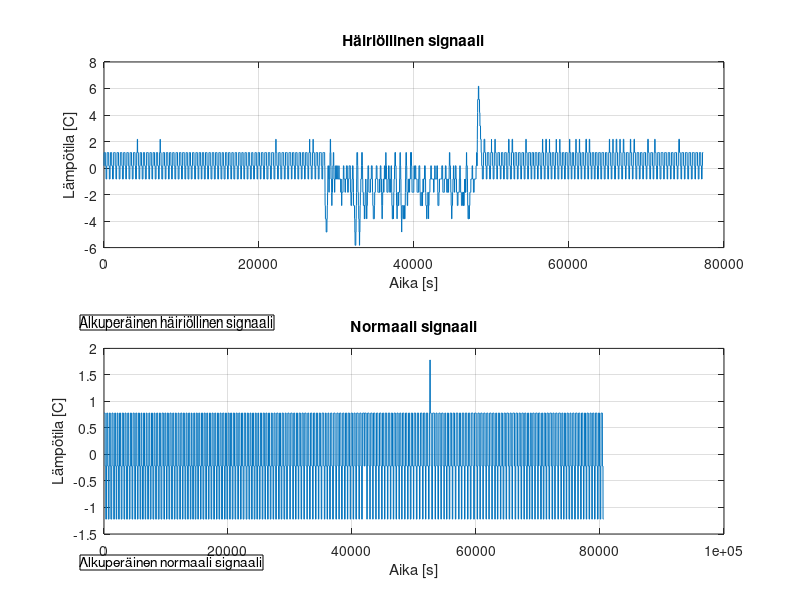
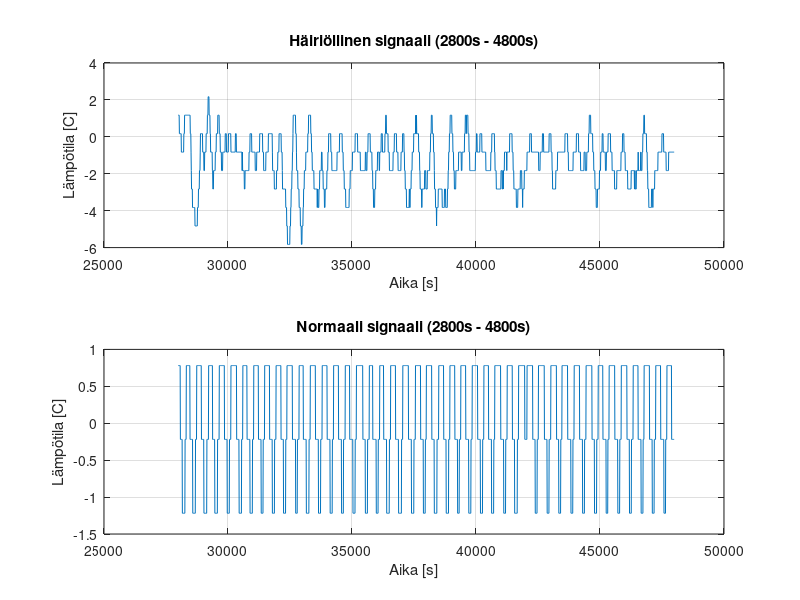
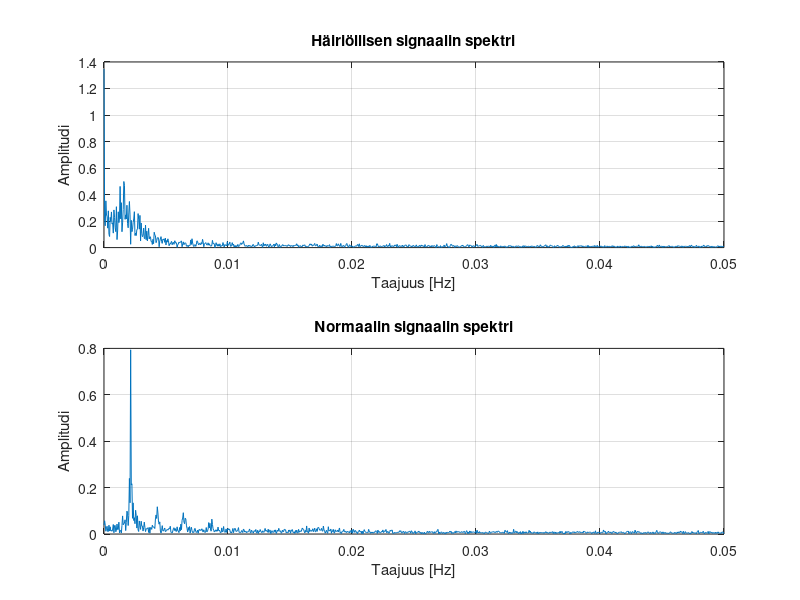

Source code (MATLAB) for these figures, in order:
% DiSiPer - lisätehtävä 3 - Janne Bragge

close all

% 1. Luetaan tiedostot
data_fault = load('fc_fault.mat');
if isempty(data_fault)
    error('Virhe: fc_fault.mat -tiedoston lataaminen epäonnistui.');
end

data_norm = load('fc_norm.mat');
if isempty(data_norm)
    error('Virhe: fc_norm.mat -tiedoston lataaminen epäonnistui.');
end

% Muodostetaan muuttujat
fault_signal = data_fault.fc_fault;
norm_signal = data_norm.fc_norm;

% Näytteistystaajuus
fs = 0.1; % Hz
dt = 1 / fs; % Näyteväliaika

% 2. Luodaan aikavektori ja piirretään alkuperäiset signaalit
t_fault = 0 : dt : (length(fault_signal) - 1) * dt;
t_norm = 0 : dt : (length(norm_signal) - 1) * dt;

figure;
subplot(2, 1, 1);
plot(t_fault, fault_signal);
xlabel('Aika [s]');
ylabel('Lämpötila [C]');
title('Häiriöllinen signaali');
grid on;
annotation('textbox', [0.1, 0.45, 0.3, 0.05], 'String', 'Alkuperäinen häiriöllinen signaali');

subplot(2, 1, 2);
plot(t_norm, norm_signal);
xlabel('Aika [s]');
ylabel('Lämpötila [C]');
title('Normaali signaali');
grid on;
annotation('textbox', [0.1, 0.05, 0.3, 0.05], 'String', 'Alkuperäinen normaali signaali');

waitforbuttonpress;

% 3. Luodaan uudet muuttujat rajoitetulle aikavälille
start_index = 2800;
end_index = 4800;

fault_signal_zoom = fault_signal(start_index:end_index);
norm_signal_zoom = norm_signal(start_index:end_index);

% 4.  Lasketaan zoomatut aikavektorit alkuperäisten perusteella
t_zoom_fault = t_fault(start_index:end_index);
t_zoom_norm = t_norm(start_index:end_index);

% 5. Piirretään rajoitetun aikavälin signaalit
figure;

subplot(2, 1, 1);
plot(t_zoom_fault, fault_signal_zoom);
xlabel('Aika [s]');
ylabel('Lämpötila [C]');
title('Häiriöllinen signaali (2800s - 4800s)');
grid on;

subplot(2, 1, 2);
plot(t_zoom_norm, norm_signal_zoom);
xlabel('Aika [s]');
ylabel('Lämpötila [C]');
title('Normaali signaali (2800s - 4800s)');
grid on;

waitforbuttonpress;

% 6. Muodostetaan ja piirretään amplitudispektrit
N_fault = length(fault_signal_zoom);
N_norm = length(norm_signal_zoom);

% --- Tarkistetaan signaalien pituudet (parillinen/pariton) ---
if mod(N_fault, 2) == 0
    disp('fault_signal_zoom on parillisen pituinen.');
else
    disp('fault_signal_zoom on parittoman pituinen.');
end

if mod(N_norm, 2) == 0
    disp('norm_signal_zoom on parillisen pituinen.');
else
    disp('norm_signal_zoom on parittoman pituinen.');
end
% -------------------------------------------------------------


f_fault = fs * (0 : (N_fault / 2)) / N_fault;
f_norm = fs * (0 : (N_norm / 2)) / N_norm;

fault_fft = fft(fault_signal_zoom);
norm_fft = fft(norm_signal_zoom);

P1_fault = abs(fault_fft / N_fault);
P1_norm = abs(norm_fft / N_norm);

P2_fault = P1_fault(1 : (N_fault / 2) + 1);
P2_norm = P1_norm(1 : (N_norm / 2) + 1);

% ---  amplitudiskaalaus (ottaa huomioon parillisuuden/parittomuuden) ---
if mod(N_fault, 2) == 0  % Parillinen
    P2_fault(2 : end - 1) = 2 * P2_fault(2 : end - 1);
else % Pariton
    P2_fault(2 : end) = 2 * P2_fault(2 : end);
end

if mod(N_norm, 2) == 0  % Parillinen
    P2_norm(2 : end - 1) = 2 * P2_norm(2 : end - 1);
else % Pariton
    P2_norm(2 : end) = 2 * P2_norm(2 : end);
end
% ------------------------------------------------------------------------------

figure;
subplot(2, 1, 1);
plot(f_fault, P2_fault);
xlabel('Taajuus [Hz]');
ylabel('Amplitudi');
title('Häiriöllisen signaalin spektri');
grid on;

subplot(2, 1, 2);
plot(f_norm, P2_norm);
xlabel('Taajuus [Hz]');
ylabel('Amplitudi');
title('Normaalin signaalin spektri');
grid on;

% 7.  Tulostetaan spektrien tulkinta disp-funktiolla, joka näkyy komentorivillä koodin ajamisen jälkeen
disp('Spektrien tulkinta:');
disp('-------------------');
disp('Häiriöllisen signaalin spektrissä on korkea DC-komponentti,');
disp('useita piikkejä eri taajuuksilla ja epäsäännöllinen muoto,');
disp('mikä viittaa merkittävään häiriöön.');
disp('Normaalin signaalin spektri on tasaisempi, matalampi DC-');
disp('komponentti ja vähemmän piikkejä, mikä osoittaa vähemmän');
disp('häiriötä ja vakaamman signaalin.');
disp('yritin tehdä ikkunointia mutta en saanut sitä onnistumaan.')

disp('----------------------------------------------------------');
disp('Tukiäly: LLM Gemini Advance 2.0 Pro Experimental');
